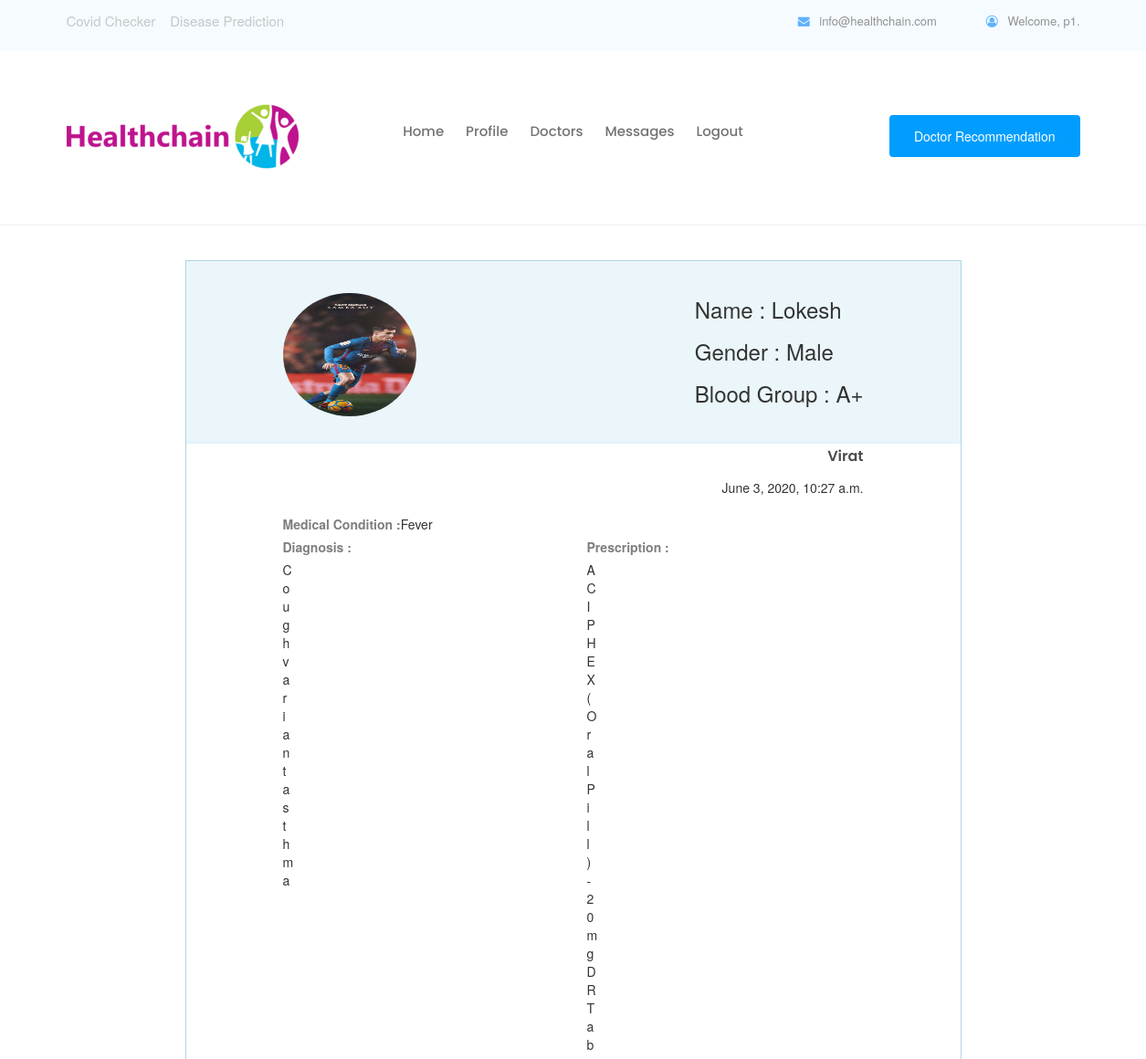
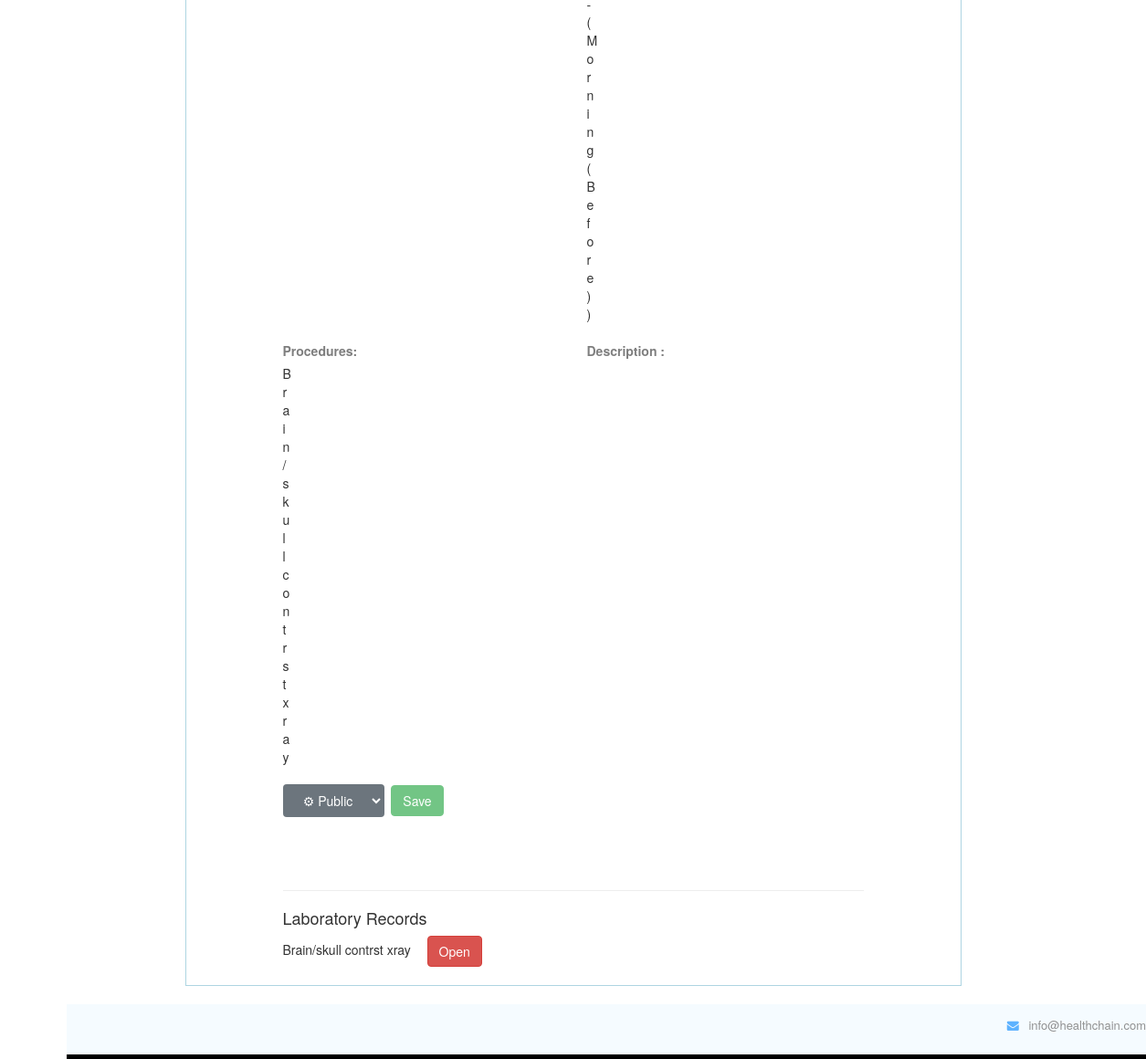
The app's page /home/medicalrecord/8 (signed in) with its own data (2 pictures, top to bottom).
### pages/models.py (models this page shows, shortened)
class MyUser(AbstractBaseUser):
	username= models.CharField(max_length=30,unique=True)
	date_joined	= models.DateTimeField(verbose_name='date joined', auto_now_add=True)
	last_login= models.DateTimeField(verbose_name='last login', auto_now=True)
	is_admin= models.BooleanField(default=False)
	is_active= models.BooleanField(default=True)
	is_staff= models.BooleanField(default=False)
	is_superuser= models.BooleanField(default=False)
	user_type= models.PositiveSmallIntegerField(choices=USER_TYPE_CHOICES, default=4)
	USERNAME_FIELD = 'username'
	objects = MyAccountManager()

class Patient(models.Model):
	bloodgroup_choices = (('apos', 'A+'),
            ('aneg', 'A-'),
            ('bpos', 'B+'),
            ('bneg', 'B-'),
            ('opos', 'O+'),
            ('oneg', 'O-'),
            ('abpos', 'AB+'),
            ('abneg', 'AB-'),
            ('unspecified', '-')
            )
	id=models.BigAutoField(primary_key=True)
	username= models.OneToOneField(MyUser,on_delete=models.CASCADE)
	regid=models.UUIDField(default = uuid.uuid4,editable = False)
	pname=models.CharField(max_length=50)
	gender=models.IntegerField(choices=GENDER_CHOICES,blank=True)
	dob = models.DateField(null=True, blank=True)
	height=models.DecimalField(max_digits=5, decimal_places=2,blank=True)
	weight=models.DecimalField(max_digits=6, decimal_places=2,blank=True)
	bloodgroup = models.CharField(choices=bloodgroup_choices, max_length=12, default='-', blank=True)
	place=models.CharField(max_length=100,blank=True)
	imagefile=models.ImageField(upload_to='patient/',default="default.jpg",blank=True,null=True)
	email = models.EmailField(max_length=254,blank=True)
	contact = models.CharField(max_length=14,blank=True)
	aadhaar = models.CharField(max_length=12,blank=True)
	follower = GenericRelation(Follow,related_query_name='patient')
	def __str__(self):
		return self.pname

class MedicalRecord(models.Model):
	id=models.BigAutoField(primary_key=True)
	patient_id = models.ForeignKey(Patient, verbose_name="patient",on_delete=models.CASCADE)
	doctor_id = models.ForeignKey(Doctor, verbose_name="doctor",on_delete=models.CASCADE)
	condition = models.CharField(max_length=100,blank=True)
	permission = models.CharField(choices=ACCESS_CHOICES,max_length=10,blank=True)
	access = models.CharField(max_length=100,blank=True)
	diagnosis = ListTextField(
		base_field = models.CharField(max_length=100,blank=True),
	)
	procedures = ListTextField(
		base_field = models.CharField(max_length=100,blank=True),
	)
	prescription = ListTextField(
		base_field = models.CharField(max_length=100,blank=True),
	)
	description = models.TextField(blank=True)
	visit_date = models.DateTimeField(auto_now_add=True, verbose_name="Visit Date")

class Doctor(models.Model):
	id=models.BigAutoField(primary_key=True)
	username= models.OneToOneField(MyUser,on_delete=models.CASCADE)
	regid = models.CharField(max_length=60,unique=True)
	dname=models.CharField(max_length=50)
	dob = models.DateField(null=True, blank=True)
	gender=models.IntegerField(choices=GENDER_CHOICES,blank=True)
	spec=models.CharField(max_length=50,blank=True)
	hos=models.CharField(max_length=150,blank=True)
	imagefile=models.ImageField(upload_to='doctor/',default="default.jpg",blank=True,null=True)
	location = PlacesField()
	follower = GenericRelation(Follow,related_query_name='doctor')
	state=models.CharField(max_length=20,blank=True)
	email = models.EmailField(max_length=254,blank=True)
	contact = models.CharField(max_length=14,blank=True)
	aadhaar = models.CharField(max_length=12,blank=True)
	def __str__(self):
		return self.dname

class LaboratoryRecord(models.Model):
	id=models.BigAutoField(primary_key=True)
	patient_id = models.ForeignKey(Patient, verbose_name="patient",on_delete=models.CASCADE)
	lab_id = models.ForeignKey(Laboratory, verbose_name="laboratory",on_delete=models.CASCADE)
	procedure = models.CharField(max_length=100,blank=True)
	description = models.TextField(blank=True)
	upload_file = models.FileField(upload_to='labrecords/',blank=True,null=True)
	medrec = models.ForeignKey(MedicalRecord,on_delete=models.CASCADE)
	add_date = models.DateTimeField(auto_now_add=True, verbose_name="Visit Date")

### pages/views.py (the view)
# urls.py: path('medicalrecord/<int:pk>',MedicalRecordDetail.as_view(), name='medicalrecord'),
class MedicalRecordDetail(MyPermissionMixin, DetailView):
    raise_exception = True
    login_url = "/login/"
    model = MedicalRecord
    context_object_name = 'record'
    template_name = 'pages/medicalrecord.html'
    def get_context_data(self, **kwargs):
        context = super(MedicalRecordDetail, self).get_context_data(**kwargs)
        rec = get_object_or_404(MedicalRecord,id=self.kwargs['pk'])
        context['labrec'] = LaboratoryRecord.objects.filter(medrec=rec)
        context['patient'] = get_object_or_404(Patient,pname=rec.patient_id)
        return context
    def test_func(self):
        return (self.request.user.user_type == 2 or self.request.user.user_type == 1 or self.request.user.user_type == 5)

### pages/views.py (called while the page is built)
    def dispatch(self, request, *args, **kwargs):
        if not request.user.is_authenticated:
            return redirect('login')
        else:
            user_test_result = self.get_test_func()()
            if not request.user.is_authenticated or not user_test_result:
                return HttpResponse('<h2> Permission Denied ! </h2>')
            return super().dispatch(request, *args, **kwargs)

### pages/templates/pages/medicalrecord.html (shortened to what this page needs)
{% extends 'pages/base.html' %}
{%block script %}
<link rel="stylesheet"
    href="https://maxcdn.bootstrapcdn.com/bootstrap/3.4.1/css/bootstrap.min.css">
{% endblock %}
{% block content %}
<div class="profile-main">
    <div class="profile-header">
        <div class="user-detail">
            <div class="user-image">
                <img src="{{patient.imagefile.url}}">
            </div>
            <div class="user-data" style="float: right;">
                <br>
                <h3>Name : {{record.patient_id}}</h3>
                <p>
                    <h3>Gender : {{patient.get_gender_display}}</h3>
                    <h3>Blood Group : {{patient.get_bloodgroup_display}}</h3>
                </p>
            </div>
        </div>
    </div>
    <div class="tab-panel-main">
        <div id="Basic-detail" class="tab-content current">
            <div class="detail-box">
                <p align="right">{{record.doctor_id}}</p>
                <div align="right">{{record.visit_date}}</div>
                <br>
                <label>Medical Condition : </label>{{record.condition}}
                <br>
                <div class='row'>
                    <div class="col-sm-3 col-md-6">
                        <label>Diagnosis :</label>
                        {% for i in record.diagnosis %}
                        <li> {{i}}</li>
                        {% endfor %}
                    </div>
                    <div class="col-sm-3 col-md-6">
                        <label>Prescription :</label>
                        {% for i in record.prescription %}
                        <li> {{i}}</li>
                        {% endfor %}
                    </div>
                </div>
                <br>
                <div class='row'>
                    <div class="col-sm-3 col-md-6">
                        <label>Procedures:</label>
                        {% for i in record.procedures %}
                        {% if user.user_type == 5 %}
                        <li> {{i}} &emsp; <button class="btn btn-success"
                                onclick="openForm('{{i}}')">Add</button> </li>
                        {% else %}
                        <li> {{i}}</li>
                        {% endif %}
                        {% endfor %}
                    </div>
                    <div class="col-sm-3 col-md-6">
                        <label>Description :</label>
                    </div>
                </div>
                <br>
                <div class="dropdown">
                    {% if user.user_type == 1 %}
                    <select id='perm' class="btn btn-secondary dropdown-toggle">
                        <option value="public"><span>&#9881;</span> Public</option>
                    </select>&nbsp;
                    <button id='savebtn' type="button" onclick="change()"
                        class="btn btn-success" disabled='true'>Save</button>
                    <br><br>
                    <br>
                    {% endif %}
                    <br>
                </div>
                <hr>
                {%if labrec %}
                <h4>Laboratory Records</h4>
                {% for r in labrec %}
                <h5>{{r.procedure}} &emsp;<a class="btn btn-danger"
                        href="{{r.upload_file.url}}">Open</a> </h5>
                {% endfor %}
                {% endif %}
            </div>
        </div>
    </div>
    {% endblock %}

### pages/templates/pages/base.html (shortened to what this page needs)
{% load static %}
<!doctype html>
<html lang="en">
  <head>
<link rel="stylesheet" href="{% static 'css/rotating-card.css' %}">
    <link rel="stylesheet" href="{% static 'css/style.css' %}">
    <link rel="stylesheet" href="{% static 'css/bootstrap.min.css' %}">
    <link rel="stylesheet"
      href="https://cdnjs.cloudflare.com/ajax/libs/font-awesome/4.7.0/css/font-awesome.min.css">
    <link rel="stylesheet" href="{% static 'css/themify-icons.css' %}">
    <link rel="stylesheet" href="{% static 'css/mystyle.css' %}">
    {% block script %} {% endblock %}
  </head>
  <div id="container">
    <body>
      <header>
        <div class="header-area">
          <div class="header-top_area">
            <div class="container">
              <div class="row">
                <div class="col-xl-6 col-md-6">
                  <div class="social_media_links">
                      <a  href="{% url 'covid' %}">Covid Checker</a>
                      <a  href="{% url 'diseaseprediction' %}">Disease Prediction</a>
                  </div>
                </div>
                <div class="col-xl-6 col-md-6">
                  <div class="short_contact_list">
                    <ul>
                      <li><a href="#"> <i class="fa fa-envelope"></i>
                          info@healthchain.com</a></li>
                      {% if user.is_authenticated %}
                      <li><a href="#"> <i class="fa fa-user-circle-o"></i>
                          Welcome, {{ user.username }}. </a></li>
                      {%endif%}
                    </ul>
                  </div>
                </div>
              </div>
            </div>
          </div>
          <div id="sticky-header" class="main-header-area">
            <div class="container">
              <div class="row align-items-center">
                <div class="col-xl-3 col-lg-2">
                  <div class="logo">
                    <a href="#">
                      <img src="/media/img/healthlogo.png">
                    </a>
                  </div>
                </div>
                <div class="col-xl-6 col-lg-7">
                  <div class="main-menu d-none d-lg-block">
                    <nav>
                      <ul id="navigation">
                        <li><a class="active" href="{% url 'home' %}">Home</a></li>
                        {% if user.user_type == 3 %}
                        <li><a href="{% url 'addd' %}">Doctor Registration</a></li>
                        <li><a href="{% url 'hospitalprofile' %}">Profile</a></li>
                        {% elif user.user_type == 1 %}
                        <li><a href="{% url 'patientprofile' %}">Profile</a></li>
                        <li><a href="{% url 'doctorlist' %}">Doctors</a></li>
                        <li><a href="{% url 'viewmessage' %}">Messages</a></li>
                        {% endif %}
                        {% if user.is_authenticated %}
                        <li> <a href="{% url 'logout' %}"> Logout</a></li>
                        {% else %}
                        <li> <a href="{% url 'login' %}"> Login</a></li>
                        {% endif %}
                      </ul>
                    </nav>
                  </div>
                </div>
                <div class="col-xl-3 col-lg-3 d-none d-lg-block">
                  <div class="Appointment">
                    <div class="book_btn d-none d-lg-block">
                      {% if user.user_type == 3 %}
                      {% elif user.user_type == 2 %}
                      <a class="popup-with-form" href="{% url 'treatpatient' %}">Treat Patient</a>
                      {% elif user.user_type == 5 %}
                      <a class="popup-with-form" href="{% url 'laboratory' %}">New Patient</a>
                      {% elif user.user_type == 1 %}
                      <a class="popup-with-form" href="{% url 'doctorrecommend' %}">Doctor Recommendation</a>
                      {% endif %}
                    </div>
                  </div>
                </div>
              </div>
            </div>
            <hr>
          </div>
        </div>
      </header>
      <div class="container">
        {% block content %}
        {% endblock %}
      </div>
      <br><br><br><br>
      <footer id="footer">
        <div class="header-area">
          <div class="header-top_area">
            <div class="container">
              <div class="row">
                <div class="col-xl-6 col-md-6">
                </div>
                <div class="col-xl-6 col-md-6">
                  <div class="short_contact_list">
                    <ul>
                      <li><a href="#"> <i class="fa fa-envelope"></i>
                          info@healthchain.com</a></li>
                    </ul>
                  </div>
                </div>
              </div>
            </div>
          </div>
        </div>
      </footer>
    </body>
  </div>
</html>

### pages/static/css/rotating-card.css (style rules this page uses)
body { margin-top: 60px; font-size: 14px; font-family: "Helvetica Nueue",Arial,Verdana,sans-serif; background-color: #E5E9ED; }

### pages/static/css/mystyle.css (style rules this page uses)
#footer { margin:0 auto; width:834px; height:auto; overflow:hidden; position: fixed; bottom: 0px; }
html, body { margin:0; padding:0; height:100%; }
#container { min-height:100%; position:relative; }
#footer { position:absolute; bottom:0; width:100%; height:60px; background:black; }

### pages/templates/pages/medicalrecord.html (style rules this page uses)
.profile-main { width: 850px; margin: 0 auto; border: 1px solid #aed5e2; padding-bottom: 10px; }
.profile-header { height: 200px; width: 100%; background-color: #EBF6FA; border-bottom: 2px solid #E2F3FB; }
.user-detail { position: relative; width: 75%; margin: 0 auto; height: 100%; }
.user-image { float: left; position: relative; width: 23%; height: 135px; }
.user-image img { width: 100%; height: 100%; border-radius: 50%; margin-top: 35px; }
.tab-panel-main { width: 75%; margin: auto; }
.detail-box p { font-weight: 600; }
.row:after { content: ""; display: table; clear: both; }
nav li { display:inline-block; }

### records on screen
MyUser: username "p1"
Patient: imagefile (picture), gender "Male", bloodgroup "A+"
MedicalRecord: patient_id "Lokesh", doctor_id "Virat", visit_date "June 3, 2020, 10:27 a.m.", condition "Fever"
LaboratoryRecord: procedure "Brain/skull contrst xray"

### other values on screen
{{ i }} "C" "o" "u" "g" "h" "v" "a" "r" "i" "a" "n" "t" "a" "s" "t" "h" "m" "a"
{{ i }} "A" "C" "I" "P" "H" "E" "X" "(" "O" "r" "a" "l" "P" "i" "l" "l" ")" "-" "2" "0" "m" "g" "D" "R" "T" "a" "b" "-" "(" "M" "o" "r" "n" "i" "n" "g" "(" "B" "e" "f" "o" "r" "e" ")" ")"
{{ i }} "B" "r" "a" "i" "n" "/" "s" "k" "u" "l" "l" "c" "o" "n" "t" "r" "s" "t" "x" "r" "a" "y"
